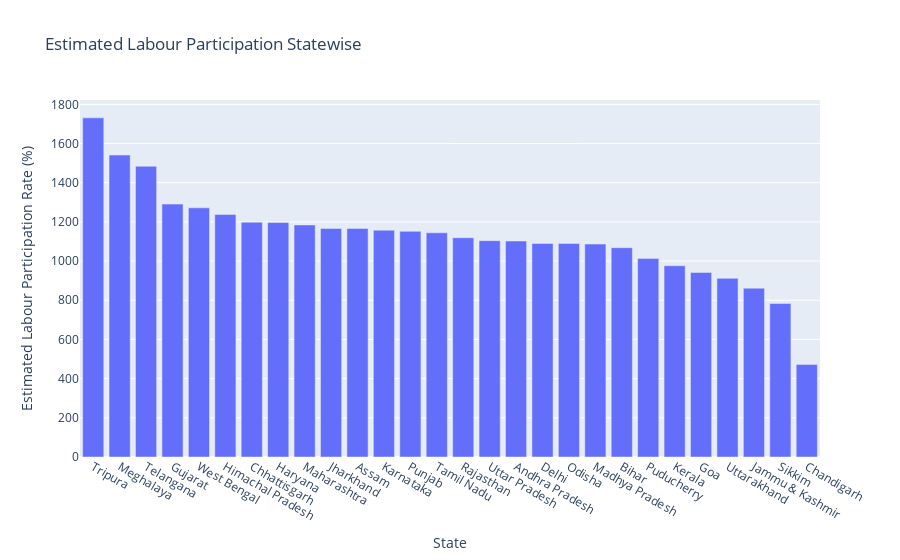

The code cell stored with this chart in its notebook:
### Code cell
plot = px.bar(df6, x=df6.index, y="Estimated Labour Participation Rate (%)", title = 'Estimated Labour Participation Statewise') 
plot.show()

### Figure 1 — Plotly figure (JSON) as saved in the notebook; plotly's stock layout.template omitted (floating-point values rounded to 4 significant figures)
{"data": [{"alignmentgroup": "True", "hovertemplate": "State=%{x}<br>Estimated Labour Participation Rate (%)=%{y}<extra></extra>", "legendgroup": "", "marker": {"color": "#636efa", "pattern": {"shape": ""}}, "name": "", "offsetgroup": "", "orientation": "v", "showlegend": false, "textposition": "auto", "type": "bar", "x": ["Tripura", "Meghalaya", "Telangana", "Gujarat", "West Bengal", "Himachal Pradesh", "Chhattisgarh", "Haryana", "Maharashtra", "Jharkhand", "Assam", "Karnataka", "Punjab", "Tamil Nadu", "Rajasthan", "Uttar Pradesh", "Andhra Pradesh", "Delhi", "Odisha", "Madhya Pradesh", "Bihar", "Puducherry", "Kerala", "Goa", "Uttarakhand", "Jammu & Kashmir", "Sikkim", "Chandigarh"], "xaxis": "x", "y": [1731.0, 1541.0, 1484.0, 1291.0, 1272.0, 1238.0, 1199.0, 1197.0, 1184.0, 1167.0, 1167.0, 1158.0, 1152.0, 1144.0, 1119.0, 1104.0, 1103.0, 1090.0, 1090.0, 1087, 1068.0, 1014.0, 976.3, 942.0, 911.9, 861.6, 783.2, 472.0], "yaxis": "y"}], "layout": {"barmode": "relative", "legend": {"tracegroupgap": 0}, "title": {"text": "Estimated Labour Participation Statewise"}, "xaxis": {"anchor": "y", "domain": [0, 1], "title": {"text": "State"}}, "yaxis": {"anchor": "x", "domain": [0, 1], "title": {"text": "Estimated Labour Participation Rate (%)"}}}}
